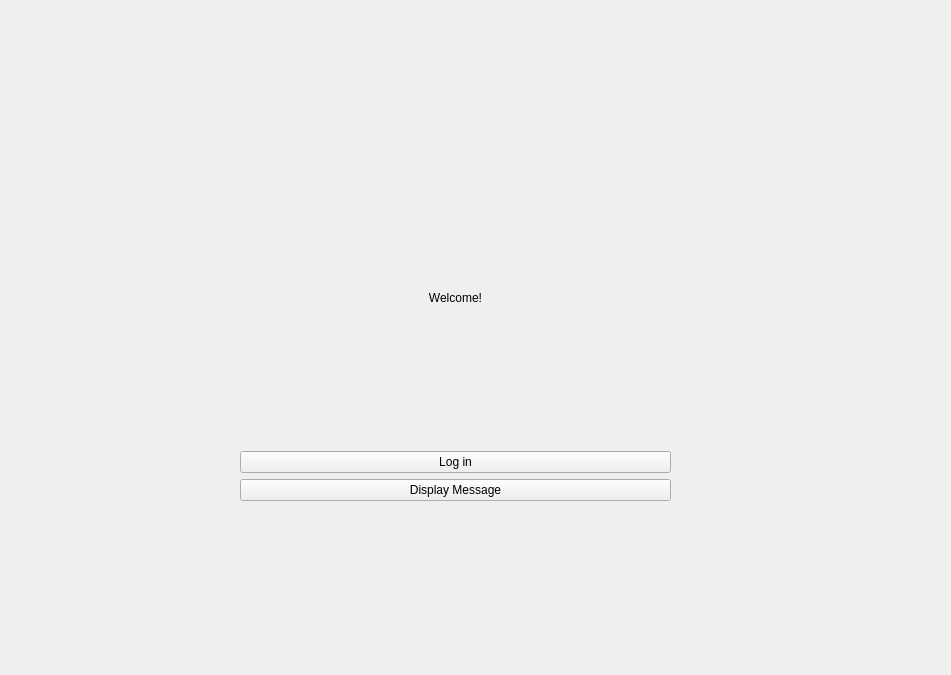
<?xml version="1.0" encoding="UTF-8"?>
<ui version="4.0">
 <class>archerdesign</class>
 <widget class="QWidget" name="archerdesign">
  <property name="enabled">
   <bool>true</bool>
  </property>
  <property name="geometry">
   <rect>
    <x>0</x>
    <y>0</y>
    <width>951</width>
    <height>675</height>
   </rect>
  </property>
  <property name="focusPolicy">
   <enum>Qt::ClickFocus</enum>
  </property>
  <property name="acceptDrops">
   <bool>false</bool>
  </property>
  <property name="windowTitle">
   <string>Archer</string>
  </property>
  <property name="layoutDirection">
   <enum>Qt::LeftToRight</enum>
  </property>
  <widget class="QWidget" name="">
   <property name="geometry">
    <rect>
     <x>240</x>
     <y>150</y>
     <width>431</width>
     <height>351</height>
    </rect>
   </property>
   <layout class="QGridLayout" name="gridLayout">
    <item row="4" column="0">
     <widget class="QPushButton" name="display_button">
      <property name="sizePolicy">
       <sizepolicy hsizetype="Minimum" vsizetype="Fixed">
        <horstretch>0</horstretch>
        <verstretch>0</verstretch>
       </sizepolicy>
      </property>
      <property name="text">
       <string>Display Message</string>
      </property>
     </widget>
    </item>
    <item row="2" column="0">
     <widget class="QPushButton" name="log_in_button">
      <property name="text">
       <string>Log in</string>
      </property>
     </widget>
    </item>
    <item row="1" column="0">
     <widget class="QLabel" name="label">
      <property name="text">
       <string>Welcome!</string>
      </property>
      <property name="alignment">
       <set>Qt::AlignCenter</set>
      </property>
     </widget>
    </item>
   </layout>
  </widget>
 </widget>
 <resources/>
 <connections/>
</ui>
